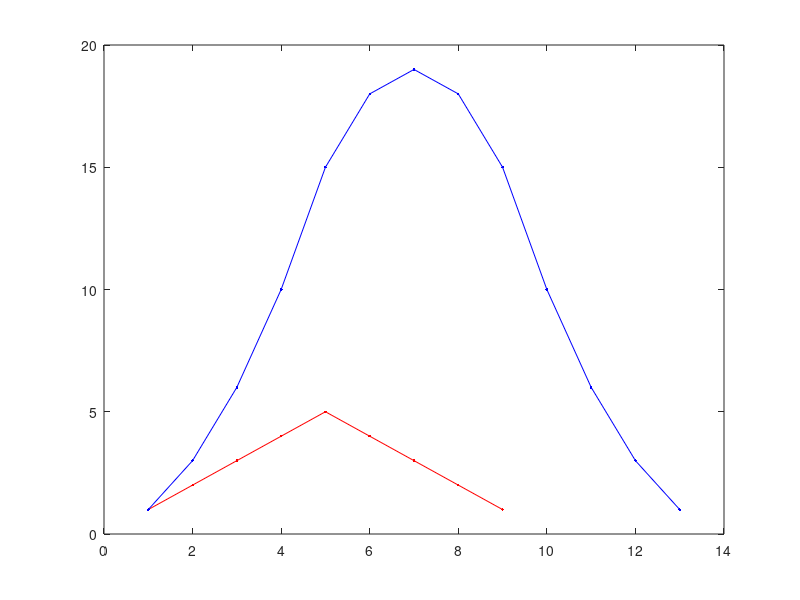
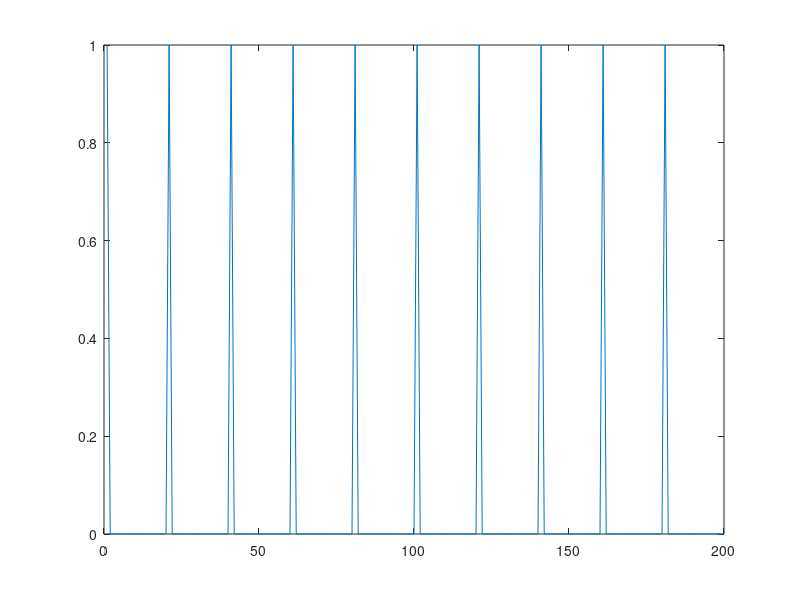
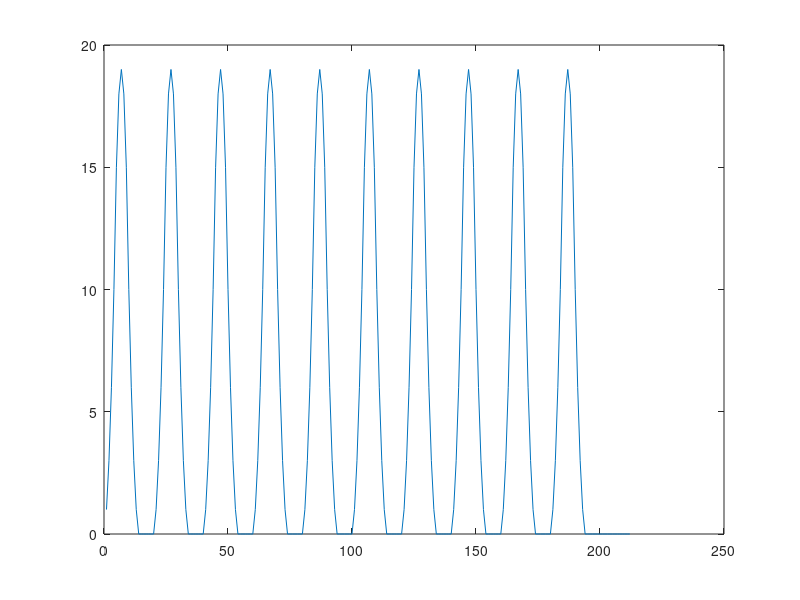

The MATLAB script that drew these images, in order:
% 주기 함수 -> 한 패턴이 반복되는 함수를 convolution 을 사용해 구현
% 주기 갯수를 선정하여 sin, cos 등등을 정의  ex) k개 // but unit function 의 경우 일정 패턴을
% 만들어야함 k개를 copy하면 되는데 이는 convolution이라고 정의  어떤 데이터를 가져와서 copy한다 ->
% convoltion으로 정의 
% 1주기를 만드는 법 -> 
% 삼각파 -> 수식 (1-|x|)
% 모든 signal 핵심 -> delta function
% 2개의 구형파를 convolution 하면 삼각파가 나옴
% -> 기초가 되는 삼각파를 반복해서 주기적으로 나오게 (convolution) -> 기초파와 delta function을
% convolution -> 주기를 가짐
% fundamental period function을 convolution 하면 주기함수가 생성됌

recsig = ones(1,5);        %(rectangular signal)  // 1 5개인 함수
trisig = conv(recsig,recsig); % 1이 5개인 함수 convolution - > 5+5-1=9개   => (k*n)-1개 (만들 수 있는 파의 갯수)
plot(trisig,'r.-');

qudsig = conv(trisig,recsig); % rectangular function의 convolution을 무한히 하면 gaussian function이 된다. 차수 = k // convol 1 -> 2차식 2-> 3차식
hold on;
plot(qudsig,'b.-');
hold off;

% delta train
delsig = zeros(1, 200); % fp가 10개 들어간다고 설정.
delsig(1:20:end) = 1; % fundamental period -> 20 

figure;
plot(delsig)

%periodical function
perisig = conv(qudsig,delsig);

figure;
plot(perisig) % 주기 함수를 convolution으로 얘기할 수 있다. 
% 역으로 추정해도 됌 -> convolution



